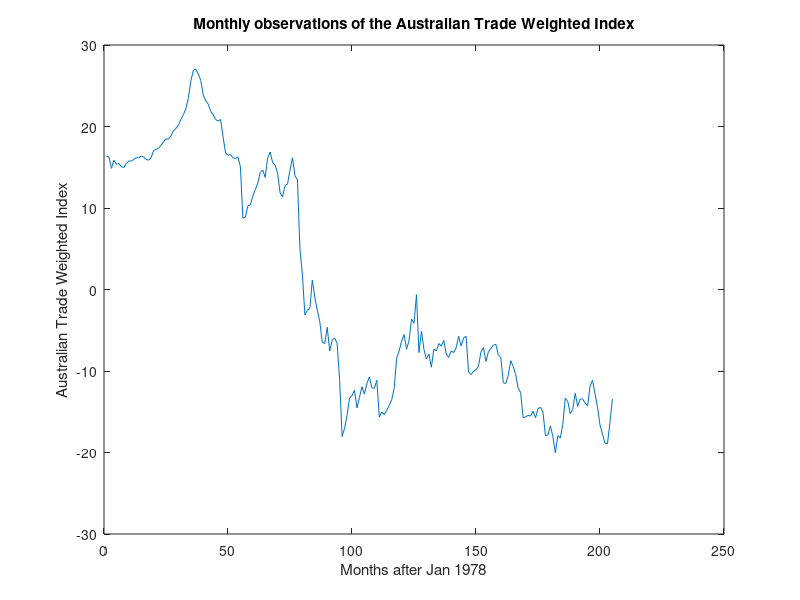
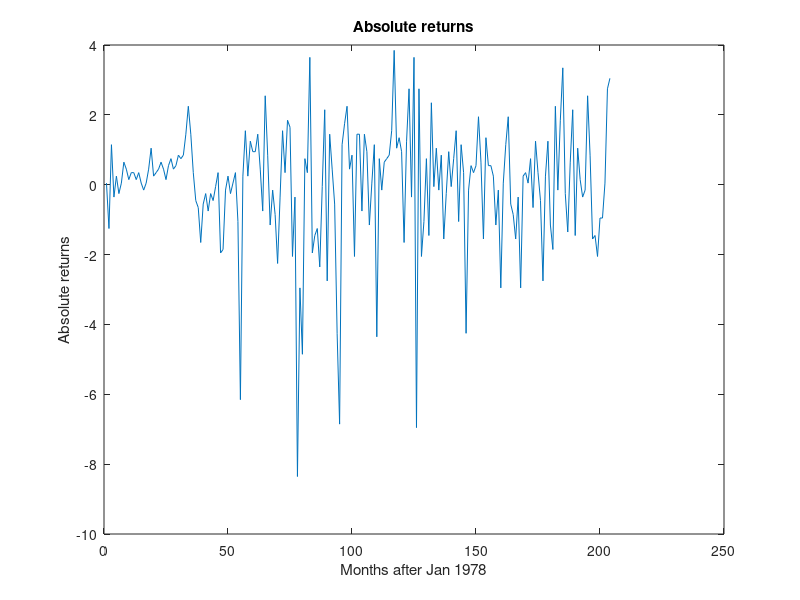
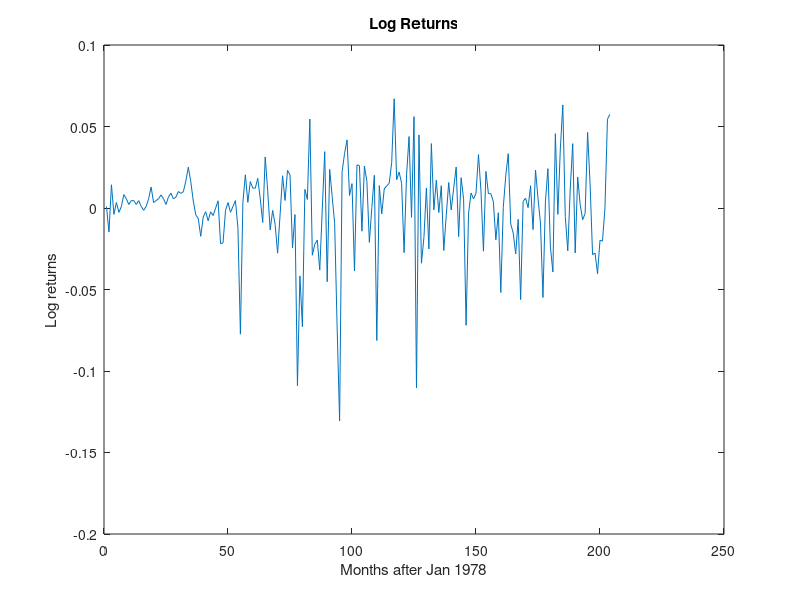

Source code (MATLAB) for these figures, in order: (Note: this script raises an error after producing the figures.)
data = importdata('exchangerate.mat');
n_data = length(data);

% Problem 1
% mean correct all three series, i.e., subtract the sample mean from each series.
% Plot them. Which, if any, of them do you think can be modeled as a stationary time
% series? Motivate your answer. After this, you may assume that all three time series
% have mean zero.

x_t = data(1:end - 1);
x_t_1 = data(2:end);

abs_returns = x_t_1 - x_t;
log_returns = log(x_t_1) - log(x_t);

n_returns = length(abs_returns);

corrected_abs_returns = abs_returns - mean(abs_returns);
corrected_log_returns = log_returns - mean(log_returns);
corrected_data = data - mean(data);

figure;
% subplot(2,2,1);
plot(corrected_data);
ylabel("Australian Trade Weighted Index");
xlabel("Months after Jan 1978");
title("Monthly observations of the Australian Trade Weighted Index");
saveas(gcf,'plots/exchangedata.png');
figure;
% subplot(2,2,2);
plot(corrected_abs_returns);
xlabel("Months after Jan 1978");
ylabel("Absolute returns");
title("Absolute returns");
saveas(gcf,'plots/abs_returns.png');
figure;
% subplot(2,2,3);
plot(corrected_log_returns);
xlabel("Months after Jan 1978");
ylabel("Log returns");
title("Log Returns");
saveas(gcf,'plots/log_returns.png');

% Problem 2
crit_val = chi2inv(0.95, 20);
[lambda_data, acf_data] = ljungbox(corrected_data, 20);
[lambda_abs, acf_abs] = ljungbox(corrected_abs_returns, 20);
[lambda_log, acf_log] = ljungbox(corrected_log_returns, 20);

% Hypothesis test
chi2cdf(lambda_data, 20, 'upper');
chi2cdf(lambda_abs, 20, 'upper');
chi2cdf(lambda_log, 20, 'upper');

% IID should be 0 covariance
figure;
subplot(2,2,1);
stem(acf_data, 'filled');
%Draw +- 1.96 / sqrt(n) lines

yline(-1.96 / sqrt(n_data), '--', '-1.96/sqrt(n)');

yline(1.96 / sqrt(n_data), '--');
yline(-1.96 / sqrt(n_data), '--');
title("ACF for original data");
ylabel("Correlation");
xlabel("h");
axis([1 20 -1 1]);
saveas(gcf,'plots/acf_exchange.png');

figure;
%subplot(2,2,2);
stem(acf_abs, 'filled');
% Draw +- 1.96 / sqrt(n) lines
yline(1.96 / sqrt(n_returns), '--');
yline(-1.96 / sqrt(n_returns), '--');
title("ACF for absolute returns");
ylabel("Correlation");
xlabel("h");
axis([1 20 -1 1]);
saveas(gcf,'plots/acf_abs_returns.png');

%subplot(2,2,3);
figure;
stem(acf_log, 'filled');
% Draw +- 1.96 / sqrt(n) lines
yline(1.96 / sqrt(n_returns), '--');
yline(-1.96 / sqrt(n_returns), '--');
title("ACF for log returns");
ylabel("Correlation");
xlabel("h");
axis([1 20 -1 1]);
saveas(gcf,'plots/acf_log_returns.png');

% Problem 3
training = corrected_log_returns(1:102);
test = corrected_log_returns(103:end);
[gm, train_gamma_mat, train_acf] = acvf(training, 20);

% First coefficient, a_0 is zero since mean is zero.
coefs = train_gamma_mat \ flip(gm(2:end)');

preds = zeros(n_returns, 1);
preds(1:102) = training;
for i = 103:n_returns
    preds(i) = preds(i-1:-1:i-20)' * coefs;    
end

% Print out the coefficients nicely for latex
coef_format = arrayfun(@(x) sprintf("%.3f", x), coefs);
zs_format = arrayfun(@(x) sprintf("z_{n-%d}",x), 1:20);
% {' + '}, 
blp_format = strcat(coef_format', zs_format);
% add plus between coefficients
blp_format = strjoin(blp_format, ' + ');

% Plot the predictions (red) and the actual values (black)
figure;
preds_plot = plot(103:n_returns, preds(103:n_returns), '-o');
preds_plot.Color = "red";
hold on;
actual_plot = plot(103:n_returns, test, '-o');
actual_plot.Color = "black";
title("Log Returns Predictions and actual values");
ylabel("Log Returns");
legend("Predictions", "Actual");
saveas(gcf,'plots/log_returns_preds.png');

% Plot the residuals
% figure;
% stem(103:n_returns, preds(103:n_returns) - test, 'filled');
% title("Predicted - Actual (Residuals)");

% mean squared error
forecast_mse = mean((preds(103:n_returns) - test).^2);
mean_mse = mean(test.^2);

% Not much difference in the forecasted MSE and the naive mean prediction
% Since log returns look IID it makes sense that mean prediction is almost
% as good

% Problem 4
% qqplot(corrected_log_returns);
% Standardized log return (divided off standard deviation)
log_returns_std = sort(corrected_log_returns / std(corrected_log_returns));
% Generate samples from normal distribution
norm_sample = sort(normrnd(0, 1, [1,n_returns]));

% Plot QQ-plot
figure;
scatter(norm_sample, log_returns_std);
hold on;
refline(1,0);
title("QQ plot");
ylabel("Standardize Log Returns Quantiles");
xlabel("Normal Quantiles");
saveas(gcf,'plots/qqplot.png');

% Test of Normality by Shapiro–Wilk test:
% H0:   Composite normality is a reasonable assumption regarding the
%       population distribution of a random sample X
%
% Returning 'H = 0' implies that we 'Do not reject the null 
% hypothesis at the significance level of alpha' and 'H = 1' implies 
% that we 'Reject the null hypothesis at significance level of alpha
% (alpha by default 0.05)
[H, p, W] = swtest(corrected_log_returns);


% Test of Normality by Kolmogorov Smirnov Test:
% h = kstest(x) returns a test decision for the null hypothesis that the
% data in vector x comes from a standard normal distribution, against 
% the alternative that it does not come from such a distribution, using
% the one-sample Kolmogorov-Smirnov test. The result h is 1 if the test
% rejects the null hypothesis at the 5 significance level, or 0 otherwise.
h = kstest(corrected_log_returns)


% Second part, repeat problem 2 but for |Z|
log_abs_returns = abs(log(x_t_1) - log(x_t));
log_abs_returns = log_abs_returns - mean(log_abs_returns);
[lambda_log_abs, ~] = ljungbox(log_abs_returns, 20);
log_abs_pval = chi2cdf(lambda_log_abs, 20, 'upper');
